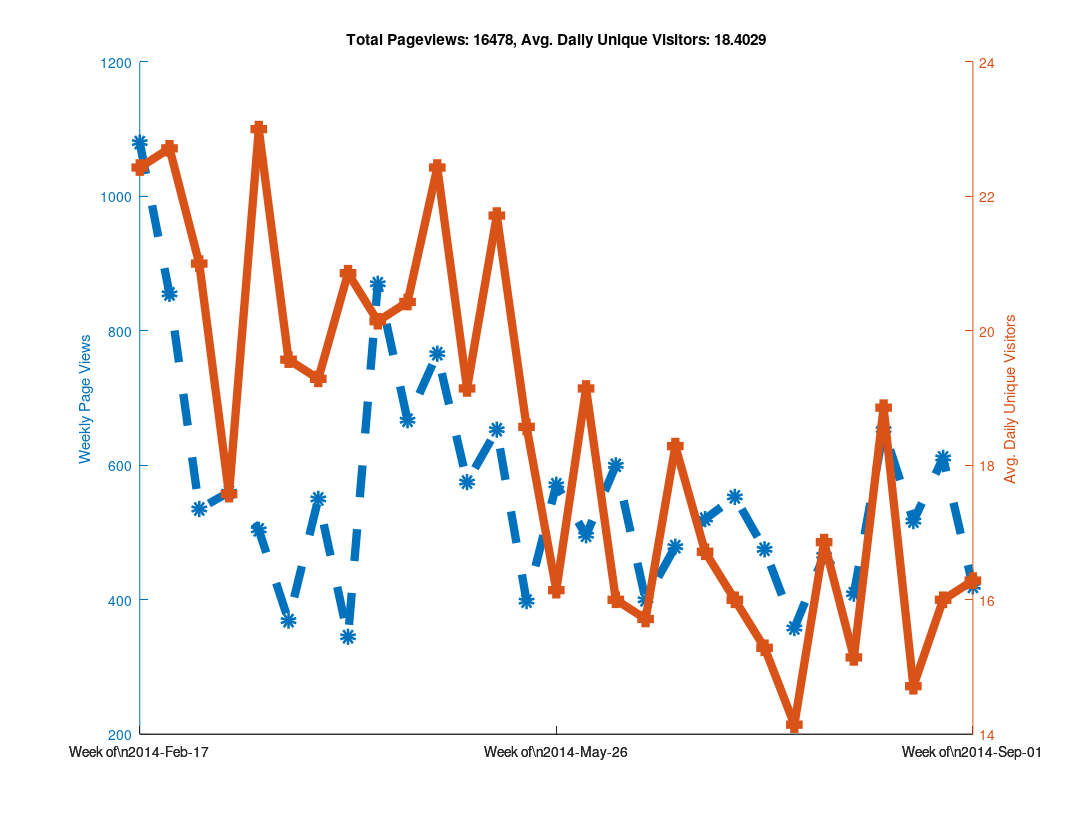
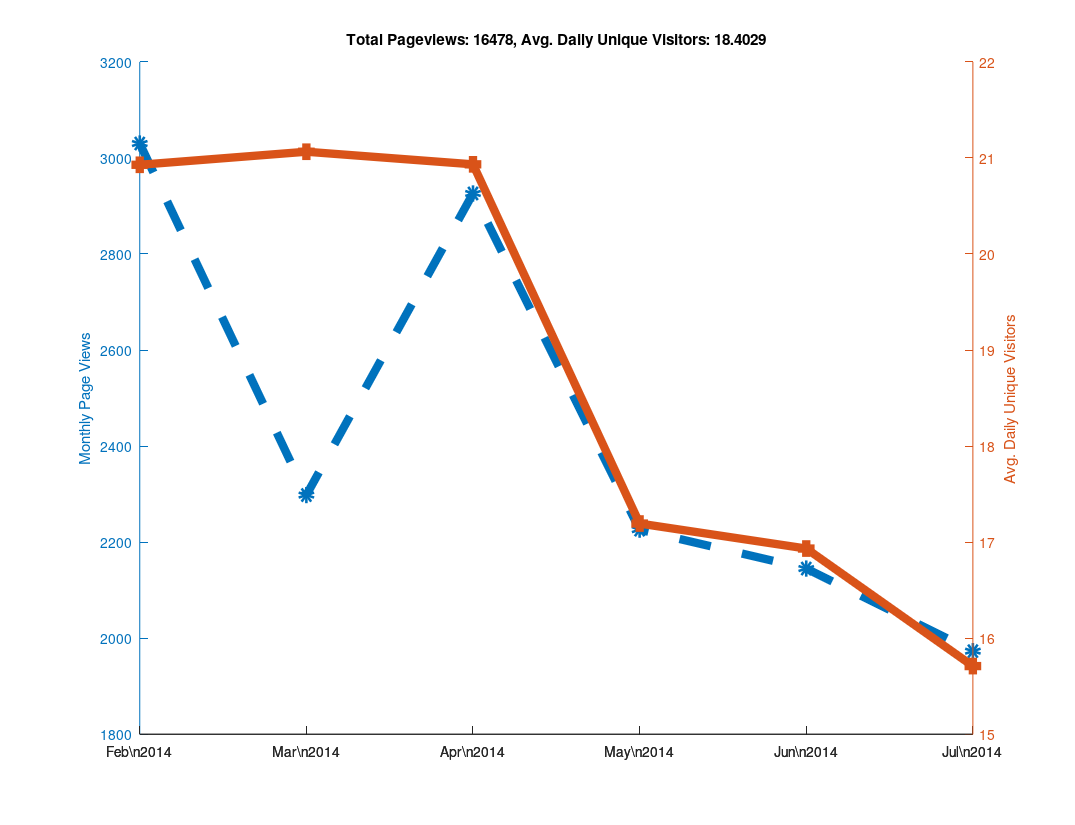

These charts were generated, in order, by the following MATLAB code:
clear all

% Github has a "traffic" page now, but it doesn't seem like you can
% put in an arbitrary date range?  When I looked at it, it showed the
% numbers of unique visitors and views for the last two weeks only...
% So as long as I check back at least once every two weeks I can keep
% a record of it?  Great...

% https://github.com/libMesh/libmesh/graphs/traffic

% Date, Views, Unique Visitors
data = {
    '2014-Feb-17', 274, 25
    '2014-Feb-18', 145, 30
    '2014-Feb-19', 129, 27
    '2014-Feb-20', 202, 24
    '2014-Feb-21', 240, 22
    '2014-Feb-22', 62,  17
    '2014-Feb-23', 28,  12
    '2014-Feb-24', 217, 19
    '2014-Feb-25', 90,  25
    '2014-Feb-26', 189, 36
    '2014-Feb-27', 112, 26
    '2014-Feb-28', 81,  20
    '2014-Mar-01', 113, 17
    '2014-Mar-02', 53,  16
    '2014-Mar-03', 41,  21
    '2014-Mar-04', 144, 35
    '2014-Mar-05', 51,  20
    '2014-Mar-06', 157, 25
    '2014-Mar-07', 50,  22
    '2014-Mar-08', 50,  11
    '2014-Mar-09', 42,  13
    '2014-Mar-10', 61,  16
    '2014-Mar-11', 27,  16
    '2014-Mar-12', 111, 20
    '2014-Mar-13', 66,  20
    '2014-Mar-14', 223, 25
    '2014-Mar-15', 46,   9
    '2014-Mar-16', 26,  17
    '2014-Mar-17', 80,  29
    '2014-Mar-18', 59,  30
    '2014-Mar-19', 85,  31
    '2014-Mar-20', 122, 18
    '2014-Mar-21', 61,  21
    '2014-Mar-22', 33,  18
    '2014-Mar-23', 64,  14
    '2014-Mar-24', 95,  24
    '2014-Mar-25', 75,  28
    '2014-Mar-26', 49,  18
    '2014-Mar-27', 57,  24
    '2014-Mar-28', 33,  16
    '2014-Mar-29', 41,  16
    '2014-Mar-30', 19,  11
    '2014-Mar-31', 52,  12
    '2014-Apr-01', 120, 21
    '2014-Apr-02', 68,  23
    '2014-Apr-03', 98,  28
    '2014-Apr-04', 77,  21
    '2014-Apr-05', 80,  15
    '2014-Apr-06', 55,  15
    '2014-Apr-07', 71,  31
    '2014-Apr-08', 84,  26
    '2014-Apr-09', 33,  18
    '2014-Apr-10', 32,  16
    '2014-Apr-11', 51,  20
    '2014-Apr-12', 25,  15
    '2014-Apr-13', 49,  20
    '2014-Apr-14', 120, 23
    '2014-Apr-15', 191, 27
    '2014-Apr-16', 219, 24
    '2014-Apr-17', 216, 30
    '2014-Apr-18', 63,  19
    '2014-Apr-19', 36,  11
    '2014-Apr-20', 25,   7
    '2014-Apr-21', 115, 24
    '2014-Apr-22', 128, 31
    '2014-Apr-23', 87,  25
    '2014-Apr-24', 108, 23
    '2014-Apr-25', 111, 20
    '2014-Apr-26', 89,   9
    '2014-Apr-27', 29,  11
    '2014-Apr-28', 177, 28
    '2014-Apr-29', 170, 27
    '2014-Apr-30', 183, 28
    '2014-May-01', 97,  25
    '2014-May-02', 64,  23
    '2014-May-03', 43,  12
    '2014-May-04', 32,  14
    '2014-May-05', 125, 28
    '2014-May-06', 68,  24
    '2014-May-07', 68,  19
    '2014-May-08', 114, 14
    '2014-May-09', 47,  20
    '2014-May-10', 139, 20
    '2014-May-11', 14,   9
    '2014-May-12', 90,  27
    '2014-May-13', 92,  22
    '2014-May-14', 197, 32
    '2014-May-15', 140, 26
    '2014-May-16', 59,  20
    '2014-May-17', 21,  9
    '2014-May-18', 54,  16
    '2014-May-19', 117, 28
    '2014-May-20', 47,  18
    '2014-May-21', 55,  19
    '2014-May-22', 77,  26
    '2014-May-23', 28,  12
    '2014-May-24', 38,  13
    '2014-May-25', 36,  14
    '2014-May-26', 44,  13
    '2014-May-27', 166, 24
    '2014-May-28', 139, 20
    '2014-May-29', 67,  25
    '2014-May-30', 73,  11
    '2014-May-31', 60,  9
    '2014-Jun-01', 22,  11
    '2014-Jun-02', 87,  18
    '2014-Jun-03', 103, 31
    '2014-Jun-04', 105, 27
    '2014-Jun-05', 74,  22
    '2014-Jun-06', 55,  16
    '2014-Jun-07', 53,  15
    '2014-Jun-08', 19,  5
    '2014-Jun-09', 91,  14
    '2014-Jun-10', 136, 19
    '2014-Jun-11', 104, 27
    '2014-Jun-12', 195, 22
    '2014-Jun-13', 51,  18
    '2014-Jun-14', 4,   4
    '2014-Jun-15', 19,  8
    '2014-Jun-16', 86,  19
    '2014-Jun-17', 60,  20
    '2014-Jun-18', 115, 25
    '2014-Jun-19', 73,  20
    '2014-Jun-20', 24,  12
    '2014-Jun-21', 12,  4
    '2014-Jun-22', 30,  10
    '2014-Jun-23', 106, 23
    '2014-Jun-24', 51,  16
    '2014-Jun-25', 115, 25
    '2014-Jun-26', 77,  24
    '2014-Jun-27', 91,  24
    '2014-Jun-28', 30,  9
    '2014-Jun-29', 9,   7
    '2014-Jun-30', 80,  25
    '2014-Jul-01', 118, 17
    '2014-Jul-02', 124, 18
    '2014-Jul-03', 103, 22
    '2014-Jul-04', 33,  11
    '2014-Jul-05', 37,  13
    '2014-Jul-06', 25,  11
    '2014-Jul-07', 147, 27
    '2014-Jul-08', 123, 14
    '2014-Jul-09', 75,  24
    '2014-Jul-10', 68,  16
    '2014-Jul-11', 103, 22
    '2014-Jul-12', 21,  6
    '2014-Jul-13', 16,  3
    '2014-Jul-14', 103, 24
    '2014-Jul-15', 86,  16
    '2014-Jul-16', 90,  20
    '2014-Jul-17', 92,  18
    '2014-Jul-18', 70,  17
    '2014-Jul-19', 27,  8
    '2014-Jul-20',  7,  4
    '2014-Jul-21', 66,  19
    '2014-Jul-22', 63,  16
    '2014-Jul-23', 56,  14
    '2014-Jul-24', 110, 19
    '2014-Jul-25', 27,  14
    '2014-Jul-26', 9,   8
    '2014-Jul-27', 27,  9
    '2014-Jul-28', 73,  23
    '2014-Jul-29', 136, 22
    '2014-Jul-30', 25,  14
    '2014-Jul-31', 113, 29
    '2014-Aug-01', 68,  20
    '2014-Aug-02', 34,  5
    '2014-Aug-03', 17,  5
    '2014-Aug-04', 28,  17
    '2014-Aug-05', 66,  15
    '2014-Aug-06', 62,  24
    '2014-Aug-07', 123, 17
    '2014-Aug-08', 92,  19
    '2014-Aug-09', 29,  9
    '2014-Aug-10', 9,   5
    '2014-Aug-11', 75,  17
    '2014-Aug-12', 108, 19
    '2014-Aug-13', 173, 25
    '2014-Aug-14', 109, 28
    '2014-Aug-15', 46,  17
    '2014-Aug-16', 33,  11
    '2014-Aug-17', 109, 15
    '2014-Aug-18', 154, 20
    '2014-Aug-19', 143, 23
    '2014-Aug-20', 54,  10
    '2014-Aug-21', 31,  19
    '2014-Aug-22', 86,  16
    '2014-Aug-23', 30,  7
    '2014-Aug-24', 19,  8
    '2014-Aug-25', 135, 18
    '2014-Aug-26', 140, 20
    '2014-Aug-27', 81,  23
    '2014-Aug-28', 87,  21
    '2014-Aug-29', 40,  11
    '2014-Aug-30', 102, 11
    '2014-Aug-31', 26,  8
    '2014-Sep-01', 37,  11
    '2014-Sep-02', 64,  11
    '2014-Sep-03', 52,  19
    '2014-Sep-04', 172, 37
    '2014-Sep-05', 42,  13
    '2014-Sep-06', 29,  15
    '2014-Sep-07', 24,  8
    '2014-Sep-08', 56,  13
    '2014-Sep-09', 87,  25
    '2014-Sep-10', 80,  14
    };

% Github now tracks the total number of clones and unique cloners
clone_data = {
    '2014-Aug-03', 0,  0
    '2014-Aug-04', 10, 6
    '2014-Aug-05', 7,  7
    '2014-Aug-06', 21, 14
    '2014-Aug-07', 11, 9
    '2014-Aug-08', 9,  8
    '2014-Aug-09', 2,  2
    '2014-Aug-10', 2,  2
    '2014-Aug-11', 8,  6
    '2014-Aug-12', 9,  8
    '2014-Aug-13', 19, 11
    '2014-Aug-14', 9,  7
    '2014-Aug-15', 5,  5
    '2014-Aug-16', 5,  2
    '2014-Aug-17', 5,  5
    '2014-Aug-18', 10, 8
    '2014-Aug-19', 9,  8
    '2014-Aug-20', 3,  3
    '2014-Aug-21', 12, 8
    '2014-Aug-22', 3,  3
    '2014-Aug-23', 2,  2
    '2014-Aug-24', 3,  3
    '2014-Aug-25', 8,  5
    '2014-Aug-26', 7,  7
    '2014-Aug-27', 9,  8
    '2014-Aug-28', 19, 12
    '2014-Aug-29', 18, 14
    '2014-Aug-30', 1,  1
    '2014-Aug-31', 1,  1
    '2014-Sep-01', 6,  5
    '2014-Sep-02', 9,  8
    '2014-Sep-03', 5,  4
    '2014-Sep-04', 9,  8
    '2014-Sep-05', 3,  3
    '2014-Sep-06', 1,  1
    '2014-Sep-07', 2,  2
    '2014-Sep-08', 9,  9
    '2014-Sep-09', 16, 10
    '2014-Sep-10', 9,  8
    };

% length works like you would expect it to for cell arrays.
N=length(data);

% A cell array of strings holding just the dates
dates = {data{:,1}};

% Note the extra square brackets!  This seems to be required (at least
% in Octave) to catch the output of data{:,2} as an array.
views = [data{:,2}];
visitors = [data{:,3}];



% 1.) Make daily plot - You can do this, but it gets a bit hard to read

%% % Can't plot string data automatically?
%% x=linspace(1,N,N);
%%
%% % Only way to set linestyles with plotyy is after the fact, apparently.
%% % plotyy returns the axis handle first, followed by the two plot handles.
%% clf;
%% hold on;
%% [haxis, h1, h2] = plotyy(x, views, x, visitors);
%%
%% % Label the axes
%% ylabel (haxis(1), 'Daily Page Views');
%% ylabel (haxis(2), 'Daily Unique Visitors');
%%
%% % Totaling unique visitors doesn't really mean much...
%% title (['Total Pageviews: ', num2str(sum(views)), ', Avg. Daily Unique Visitors: ', num2str(mean(visitors))]);
%%
%% % Make thick lines - this looks better in PDF
%% set([h1, h2], 'linewidth', 6);
%%
%% % Turn on markers
%% set(h1, 'marker', 'o');
%% set(h2, 'marker', 's');
%%
%% % Set marker size
%% set([h1, h2], 'markersize', 6);
%%
%% % Make dashed line?  Aquaterm doesn't seem to properly display this, but it
%% % does work in the PDF!
%% set(h1, 'linestyle', '--');
%%
%% % Set the xticks and labels so that it shows dates instead of numbers.
%% xticksat = [1 length(x)];
%% set(haxis, 'xtick', xticksat);
%%
%% for i=1:length(xticksat)
%%   xtlabels{i} = data{xticksat(i), 1};
%% end
%% set(haxis, 'xticklabel', xtlabels);
%%
%% % Print to PDF
%% set (gcf, "paperposition", [0.25, 0.25, 10.75, 8.25]);
%% set (gcf, "papersize", [11, 8.5]);
%% set (gcf, "paperorientation", 'landscape');
%%
%% % Make a PDF of this plot.
%% print('-dpdf', 'github_traffic.pdf', '-FHelvetica:20');



% 2.) Make weekly plot - the data is naturally week-periodic
week_indexes = 1:7:N;

% Get total views and average unique viewers for each week
week_views = [];
week_visitors = [];
  for i=1:length(week_indexes)-1
  start = week_indexes(i);
  stop = week_indexes(i+1) - 1;
  week_views(end+1) = sum(views(start:stop));
  week_visitors(end+1) = mean(visitors(start:stop));
end

clf;
hold on;

x=linspace(1, length(week_views), length(week_views));
[haxis, h1, h2] = plotyy(x, week_views, x, week_visitors);

% Label the axes
ylabel (haxis(1), 'Weekly Page Views');
ylabel (haxis(2), 'Avg. Daily Unique Visitors');

% Totaling unique visitors doesn't really mean much...
title (['Total Pageviews: ', num2str(sum(views)), ', Avg. Daily Unique Visitors: ', num2str(mean(visitors))]);

% Make thick lines - this looks better in PDF
set([h1, h2], 'linewidth', 6);

% Turn on markers
set(h1, 'marker', 'o');
set(h2, 'marker', 's');

% Set marker size
set([h1, h2], 'markersize', 6);

% Make dashed line?  Aquaterm doesn't seem to properly display this, but it
% does work in the PDF!
set(h1, 'linestyle', '--');

% Set the xticks and labels so that it shows dates instead of numbers.
xticksat = [1 ceil(length(x)/2) length(x)];
set(haxis, 'xtick', xticksat);

for i=1:length(xticksat)
  xtlabels{i} = ['Week of\n', data{week_indexes(xticksat(i)), 1}];
end
set(haxis, 'xticklabel', xtlabels);

% Print to PDF
set (gcf, "papersize", [11, 8.5]);
set (gcf, "paperorientation", 'landscape');

% I was using these paper settings in older versions of Octave, but
% they changed in 3.8.0
is_380 = strcmp(version(), '3.8.0');

if (!is_380)
  set (gcf, "paperposition", [0.25, 0.25, 10.75, 8.25]);
else
  % In Octave 3.8.0, the default paperposition is [0.25000, 2.50000, 8.00000, 6.00000],
  % the third number makes the plot taller instead of wider!
  set (gcf, "paperposition", [0.25, 0.25, 8.0, 10.5]);
end

% Make a PDF of this plot.
print('-dpdf', 'weekly_github_traffic.pdf', '-FHelvetica:20');



% 3.) Make monthly plot

month_intervals = {'2014-Feb-17', '2014-Mar-17', '2014-Apr-17', '2014-May-17', '2014-Jun-17', '2014-Jul-17', '2014-Aug-17'};

% Numerical indexes of the month intervals
month_indexes = [];

for i=1:length(month_intervals)
  % Calling 'strcmp' on a cell array of strings returns an array of 0s
  % and 1s, then 'find' returns the non-zero index.  The 'end' keyword
  % is used to append to the array.
  month_indexes(end+1) = find(strcmp(month_intervals{i}, dates));
end

% Get total views and average unique viewers for each month
month_views = [];
month_visitors = [];
  for i=1:length(month_indexes)-1
  start = month_indexes(i);
  stop = month_indexes(i+1) - 1;
  month_views(end+1) = sum(views(start:stop));
  month_visitors(end+1) = mean(visitors(start:stop));
end

clf;
hold on;
x=linspace(1, length(month_views), length(month_views));
[haxis, h1, h2] = plotyy(x, month_views, x, month_visitors);

% Label the axes
ylabel (haxis(1), 'Monthly Page Views');
ylabel (haxis(2), 'Avg. Daily Unique Visitors');

% Add title
title (['Total Pageviews: ', num2str(sum(views)), ', Avg. Daily Unique Visitors: ', num2str(mean(visitors))]);

% Make thick lines - this looks better in PDF
set([h1, h2], 'linewidth', 6);

% Turn on markers
set(h1, 'marker', 'o');
set(h2, 'marker', 's');

% Set marker size
set([h1, h2], 'markersize', 6);

% Make dashed line?  Aquaterm doesn't seem to properly display this, but it
% does work in the PDF!
set(h1, 'linestyle', '--');

% Set the xticks and labels.
n_months = length(x);

% Label every month
xticksat = 1:n_months;

% Label a subset of the months.  For an odd number of months, label
% the center tick, otherwise label the first and last month only.
% if (mod(n_months,2) == 0)
%   xticksat = [1 n_months];
% else
%   xticksat = [1 ceil(n_months/2) n_months];
% end
% set(haxis, 'xtick', xticksat);

% Label the ticks with months
for i=1:length(xticksat)
  date_string = data{month_indexes(xticksat(i)), 1};
  % Extract month and year from date string
  month = date_string(6:end-3);
  year = date_string(1:4);
  xtlabels{i} = [month, '\n', year];
end
set(haxis, 'xticklabel', xtlabels);

% Set up the paper orientation and size
set (gcf, "papersize", [11, 8.5]);
set (gcf, "paperorientation", 'landscape');

if (!is_380)
  set (gcf, "paperposition", [0.25, 0.25, 10.75, 8.25]);
else
  % In Octave 3.8.0, the default paperposition is [0.25000, 2.50000, 8.00000, 6.00000],
  % the third number makes the plot taller instead of wider!
  set (gcf, "paperposition", [0.25, 0.25, 8.0, 10.5]);
end

% Make a PDF of the monthly data.
print('-dpdf', 'monthly_github_traffic.pdf', '-FHelvetica:20');
